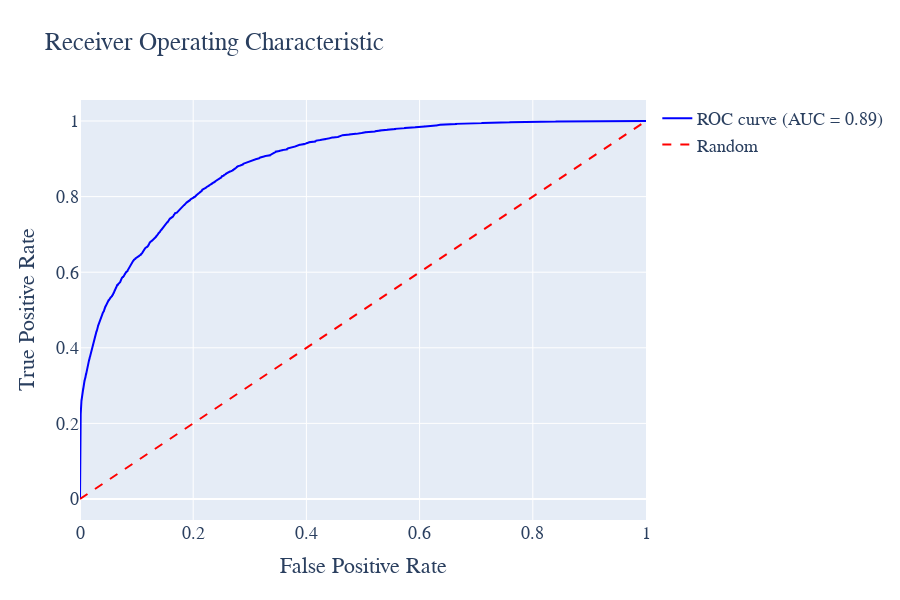

Source (notebook cell):
### Code cell
# %%
import plotly.graph_objects as go
from sklearn.metrics import roc_curve, auc

# 计算ROC曲线
roc_auc = auc(fpr, tpr)

# 计算ROC曲线
roc_auc = auc(fpr, tpr)

# 创建布局
layout = go.Layout(
    title='Receiver Operating Characteristic',
    xaxis=dict(title='False Positive Rate'),
    yaxis=dict(title='True Positive Rate'),
    hovermode='closest',
    width=900, height=600,
    font=dict(family='Times New Roman', size=18)
)

# 创建ROC曲线图形
roc_trace = go.Scatter(
    x=fpr,
    y=tpr,
    mode='lines',
    line=dict(color='blue', width=2),
    name='ROC curve (AUC = %0.2f)' % roc_auc
)

# 创建对角线图形
diagonal_trace = go.Scatter(
    x=[0, 1],
    y=[0, 1],
    mode='lines',
    line=dict(color='red', width=2, dash='dash'),
    name='Random'
)

# 创建图表数据
data = [roc_trace, diagonal_trace]

# 创建图表
fig = go.Figure(data=data, layout=layout)

fig.write_html('Image/4_6_1_4.html')
# 显示图表
fig.show()

### Figure 1 — Plotly figure (JSON) as saved in the notebook; plotly's stock layout.template omitted (floating-point values rounded to 4 significant figures; data arrays with more than 128 entries replaced by an {"elided": "..."} marker saying what was removed)
{"data": [{"line": {"color": "blue", "width": 2}, "mode": "lines", "name": "ROC curve (AUC = 0.89)", "type": "scatter", "x": {"elided": "4332 float values"}, "y": {"elided": "4332 float values"}}, {"line": {"color": "red", "dash": "dash", "width": 2}, "mode": "lines", "name": "Random", "type": "scatter", "x": [0, 1], "y": [0, 1]}], "layout": {"font": {"family": "Times New Roman", "size": 18}, "height": 600, "hovermode": "closest", "title": {"text": "Receiver Operating Characteristic"}, "width": 900, "xaxis": {"title": {"text": "False Positive Rate"}}, "yaxis": {"title": {"text": "True Positive Rate"}}}}
